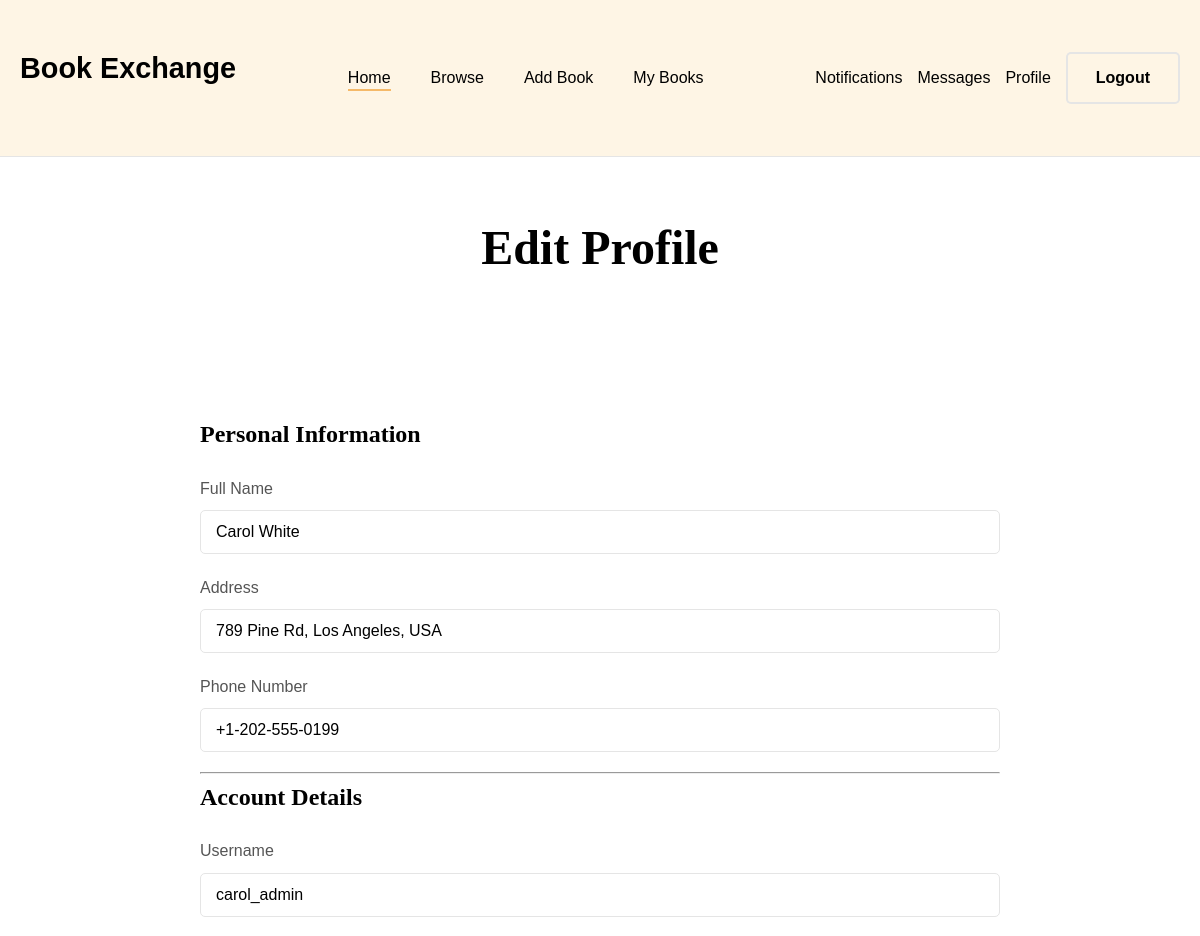
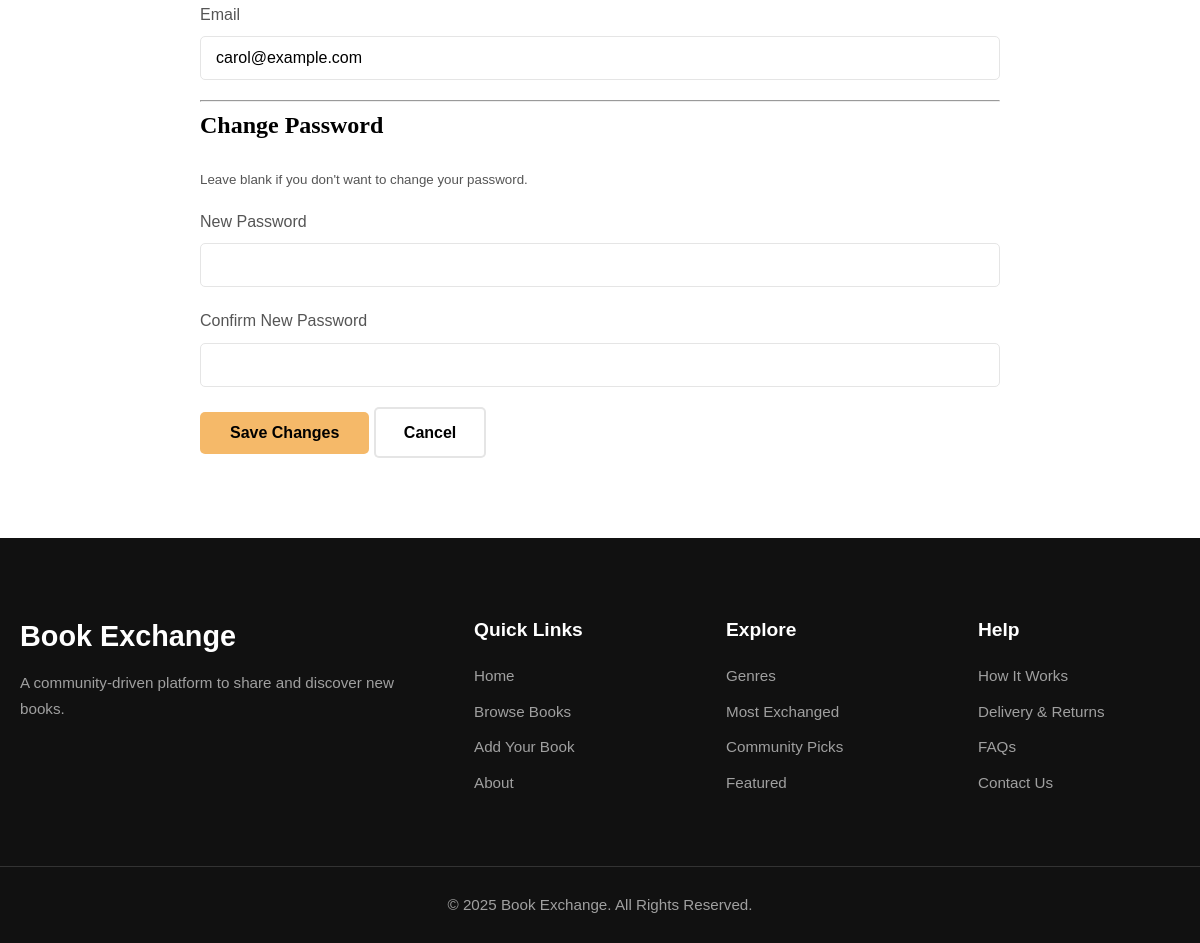
Screenshot of /edit-profile.php (signed in) with the database file from the repository (2 pictures, top to bottom).
### tables this page shows
CREATE TABLE `users` (
  `id` int(11) NOT NULL,
  `username` varchar(50) NOT NULL,
  `email` varchar(100) NOT NULL,
  `password_hash` varchar(255) NOT NULL,
  `full_name` varchar(100) DEFAULT NULL,
  `address` text DEFAULT NULL,
  `phone` varchar(20) DEFAULT NULL,
  `profile_pic` varchar(255) DEFAULT NULL,
  `created_at` timestamp NOT NULL DEFAULT current_timestamp(),
  `is_admin` tinyint(1) DEFAULT 0
);

### edit-profile.php (the view, shortened to what this page needs)
<?php
include 'includes/db.php';
$user_id = $_SESSION['user_id'];
$user_stmt = $conn->prepare("SELECT username, email, full_name, address, phone FROM users WHERE id = ?");
$user_stmt->bind_param("i", $user_id);
$user_stmt->execute();
$user = $user_stmt->get_result()->fetch_assoc();
include 'includes/header.php';
?>
<div class="generic-page-header"><div class="container"><h1>Edit Profile</h1></div></div>
<main class="page-main-content">
    <div class="container" style="max-width: 800px;">
      <form class="edit-profile-form" action="edit-profile.php" method="post">
        <h3 class="section-subtitle">Personal Information</h3>
        <div class="form-group"><label for="full_name">Full Name</label><input type="text" id="full_name" name="full_name" class="form-control" value="<?php echo htmlspecialchars($user['full_name'] ?? ''); ?>"></div>
        <div class="form-group"><label for="address">Address</label><input type="text" id="address" name="address" class="form-control" value="<?php echo htmlspecialchars($user['address'] ?? ''); ?>"></div>
        <div class="form-group"><label for="phone">Phone Number</label><input type="tel" id="phone" name="phone" class="form-control" value="<?php echo htmlspecialchars($user['phone'] ?? ''); ?>"></div>
        <hr>
        <h3 class="section-subtitle">Account Details</h3>
        <div class="form-group"><label for="username">Username</label><input type="text" id="username" name="username" class="form-control" value="<?php echo htmlspecialchars($user['username']); ?>" required></div>
        <div class="form-group"><label for="email">Email</label><input type="email" id="email" name="email" class="form-control" value="<?php echo htmlspecialchars($user['email']); ?>" required></div>
        <hr>
        <h3 class="section-subtitle">Change Password</h3>
        <p><small>Leave blank if you don't want to change your password.</small></p>
        <div class="form-group"><label for="new_password">New Password</label><input type="password" id="new_password" name="new_password" class="form-control"></div>
        <div class="form-group"><label for="confirm_password">Confirm New Password</label><input type="password" id="confirm_password" name="confirm_password" class="form-control"></div>
        <button type="submit" class="btn">Save Changes</button>
        <a href="profile.php" class="btn btn-secondary">Cancel</a>
      </form>
    </div>
</main>
<?php
include 'includes/footer.php';
?>

### style.css (style rules this page uses)
:root { --primary-color: #F5B969; --secondary-color: #FEF5E5; --dark-color: #111111; --text-color: #555; --heading-color: #000; --white-color: #fff; --border-color: #e5e5e5; --font-heading: 'Playfair Display', serif; --font-body: 'Poppins', sans-serif; }
body { font-family: var(--font-body); color: var(--text-color); background-color: var(--white-color); margin: 0; font-size: 16px; line-height: 1.7; }
h1, h2, h3, h4, h5, h6 { font-family: var(--font-heading); color: var(--heading-color); font-weight: 700; margin-top: 0; line-height: 1.3; }
h1 { font-size: 4rem; }
h3 { font-size: 1.5rem; }
a { text-decoration: none; color: var(--heading-color); transition: color 0.3s ease; }
.container { max-width: 1200px; margin: 0 auto; padding: 0 20px; }
.btn { background-color: var(--primary-color); color: var(--heading-color); padding: 12px 30px; border-radius: 5px; display: inline-block; font-weight: 600; font-size: 1rem; border: none; transition: all 0.3s ease; cursor: pointer; text-align: center; }
.btn-secondary { background-color: transparent; box-shadow: inset 0 0 0 2px var(--border-color); }
.form-group { margin-bottom: 20px; }
.form-group label { display: block; font-weight: 500; margin-bottom: 8px; }
.form-control { width: 100%; padding: 12px 15px; border: 1px solid var(--border-color); border-radius: 5px; font-size: 1rem; box-sizing: border-box; }
.generic-page-header { padding: 60px 0; text-align: center; }
.generic-page-header h1 { font-size: 3rem; margin: 0; }
.page-main-content { padding: 80px 0; }

### rows the page displays
users: full_name "Carol White", address "789 Pine Rd, Los Angeles, USA", phone "+1-202-555-0199", username "carol_admin", email "carol@example.com"
